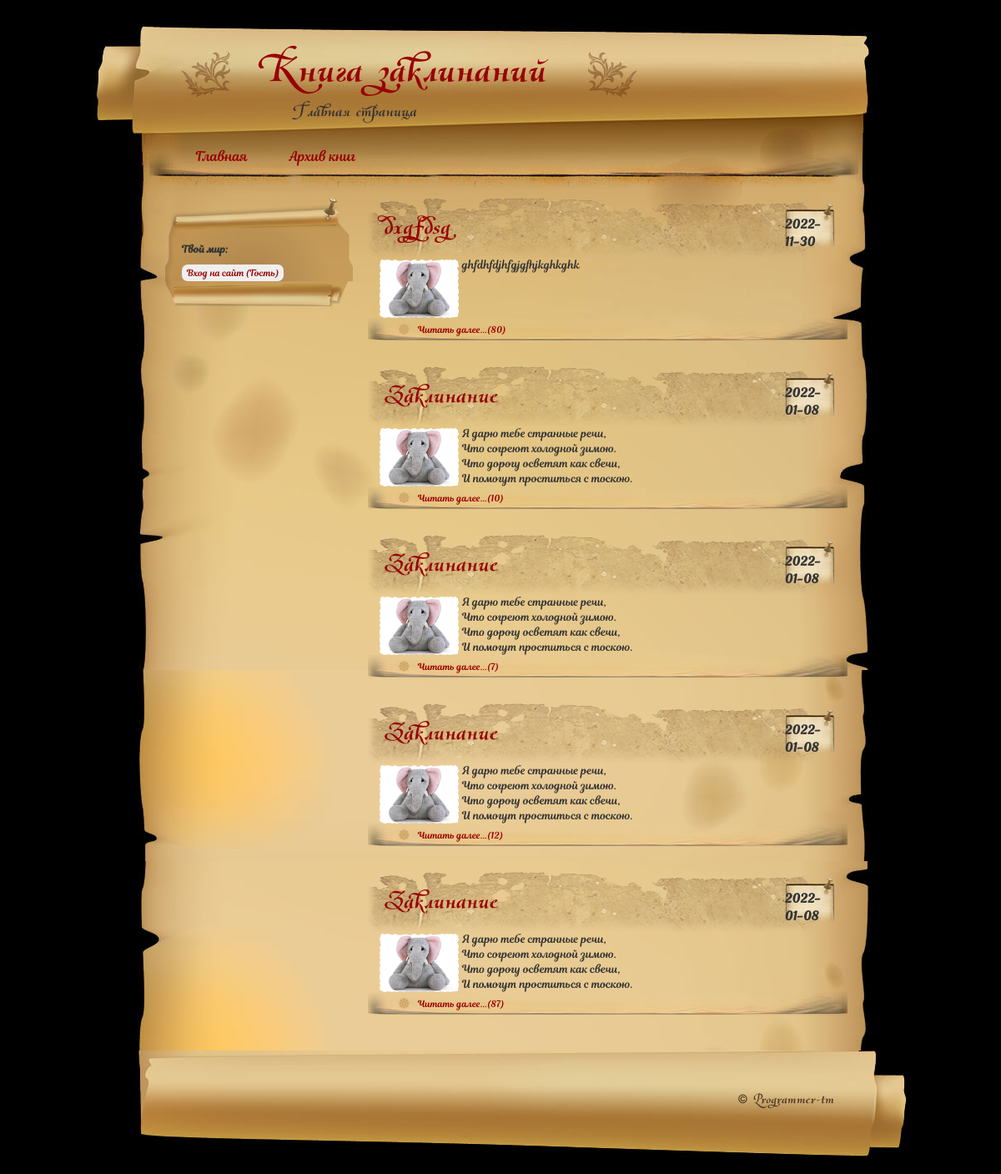
The app's page /, older data.
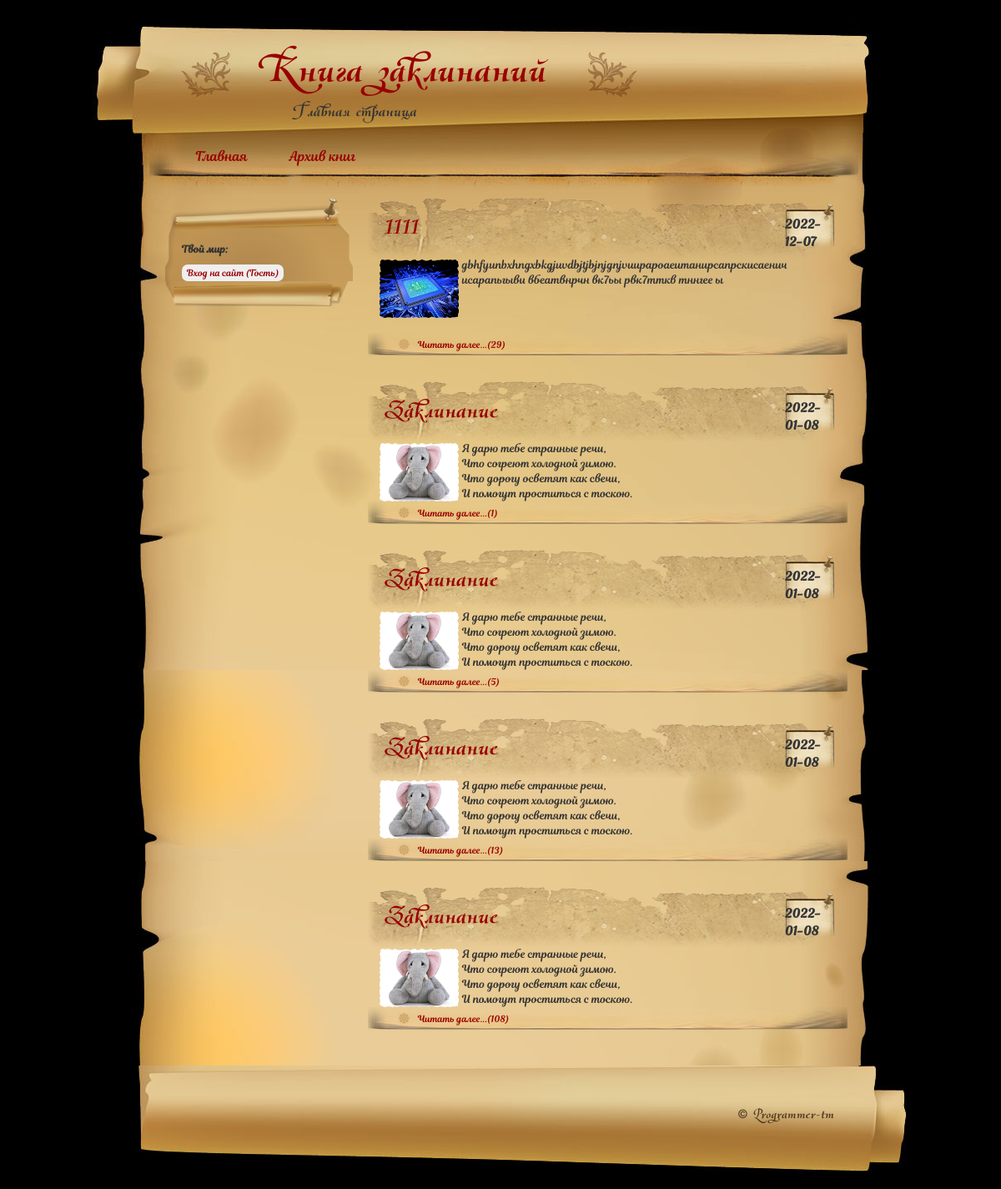
The same page, newer data.
### tables this page shows
CREATE TABLE `posts` (
  `id` int(11) NOT NULL,
  `title` varchar(50) NOT NULL,
  `text` text NOT NULL,
  `date_write` date NOT NULL,
  `readings` int(11) NOT NULL DEFAULT 0,
  `image` varchar(255) DEFAULT NULL
);

### core/router/router.php (called while the page is built, shortened)
<?php
include_once "../core/model/functions.php";
$box=['route' => explode("/", $_SERVER["REQUEST_URI"])[1]];
if ($box['route'] == "" || stripos($box['route'], "?page=") !== false){
    $box['route']="index";
}
include_once "../core/controller/".$box['route'].".php";
render();

### core/controller/index.php (called while the page is built, shortened)
<?php
include_once "../core/model/functions.php";
$box['page']="Главная страница";
if ($_POST['post'] != "" && $_SESSION['role'] == "0"){
    $box['image']=getImage();
    addPost();
    clearData();
    browse();
} elseif ($_SESSION['id'] != ""){
    getMailCount();
    getPosts();
    clearData();
} elseif ($box['db'] && checkTables()){
    browse("/setup");
} else {
    getPosts();
}

### core/model/functions.php (called while the page is built, shortened)
<?php
function allContent(){
    global $box;
    return mysqli_fetch_all(mysqli_query($box['db'], "SELECT * FROM {$box['table']} {$box['params']}"), MYSQLI_ASSOC);
}
function freeContent(){
    global $box;
    return mysqli_fetch_all(mysqli_query($box['db'], $box['params']), MYSQLI_ASSOC);
}
function clearData(){
    global $box;
    $box['table'] = "";
    $box['params'] = "";
}
function getPosts(){
    global $box;
    $box['table']="posts";
    if ($box['config']['site']['CountPost'] != "" && $box['config']['site']['CountPost'] != "0"){
        $box['params']="SELECT count(id) as postCount FROM `{$box['table']}`";
        $box['pCount']=freeContent()['0']['postCount'];
        $x=(int)($box['pCount'] % $box['config']['site']['CountPost']);
        if ($x != "0" ){
            $box['pMax'] = (int)($box['pCount'] / $box['config']['site']['CountPost']) + 1;
        } else {
            $box['pMax'] = (int)($box['pCount'] / $box['config']['site']['CountPost']);
        }
        if ($_GET['page'] == '0' || $_GET['page'] == '1'){
            $box['params']="order by id desc LIMIT {$box['config']['site']['CountPost']} OFFSET 0";
        } else {
            $p = abs($_GET['page']-1)*$box['config']['site']['CountPost'];
            $box['params']="order by id desc LIMIT {$box['config']['site']['CountPost']} OFFSET $p";
        }
    } else {
        $box['params']="";
    }
    $box['posts']=allContent($table);
}
function getConfig(){
    global $box;
    if (!$config){
        $box['config'] = parse_ini_file("../core/config/config.ini", true);
    }
}
function checkTables(){
    global $box;
    $box['params']="SHOW TABLES like 'posts'";
    $posts=freeContent();
    $box['params']="SHOW TABLES like 'comments'";
    $comments=freeContent();
    $box['params']="SHOW TABLES like 'users'";
    $users=freeContent();
    $box['params']="SHOW TABLES like 'messages'";
    $messages=freeContent();
    if (empty($users) && empty($posts) && empty($messages) && empty($comments)){
        return true;
    } else {
        return false;
    }
}
function render(){
    global $box;
    include_once "../core/theme/".$box['config']['site']['theme']."/".$box['route'].".php";
    include_once "../core/theme/".$box['config']['site']['theme']."/main.php";
}

### public/index.php (called while the page is built)
<?php
include_once "../core/router/router.php";

### core/theme/scroll/index.php (the view, shortened to what this page needs)
<?php foreach($box['posts'] as $post):?>
	<div class="post">
		<div class="post-title">
			<div class="post-date">
				<br>
				<?=$post['date_write'];?>
			</div>
			<h2><a href="/post/?id=<?=$post['id']?>"  title="Просмотр всего произведения"><?=$post['title'];?></a></h2>
		</div>
		<div class="post-entry">
			<a href="post/?id=<?=$post['id']?>"  title="Просмотр всего произведения">
			<img src="/img/<?php echo ($post['image']) ?: 'null.jpeg';?>" loading="auto" class="post-entry-img" alt="<?php echo ($post['image']) ?: 'null.jpeg';?>" hspace="4" align="left" class="float-left"></a>
			<?php $text = explode("\r\n", $post['text']); echo $text[0]."<br>".$text[1]."<br>".$text[2]."<br>".$text[3];?><br>
		</div>
		<div class="post-info">
			<a href="/post/?id=<?=$post['id']?>"  title="Просмотр всего произведения">Читать далее...(<?=$post['readings'];?>)</a>
		</div>
	</div>
<?php endforeach;?>

Row changes from the older to the newer data that the page shows:
removed posts: date_write "2022-11-30", title "dxgfdsg", text "ghfdhfdjhfgjgfhjkghkghk", readings "80"
added posts: date_write "2022-12-07", title "1111", image (picture), text "gbhfyunbxhngxbkgjuvdbjtjbjnjgnjvиирароаеитанирсапрскисаенич исарапьгыви вбеатвнрчн вк7ьы рвк7тткв тннгее ы", readings "29"
changed posts (number 2 of 5 on the later page): readings "10" → "1"
changed posts (number 3 of 5 on the later page): readings "7" → "5"
changed posts (number 4 of 5 on the later page): readings "12" → "13"
changed posts (number 5 of 5 on the later page): readings "87" → "108"
